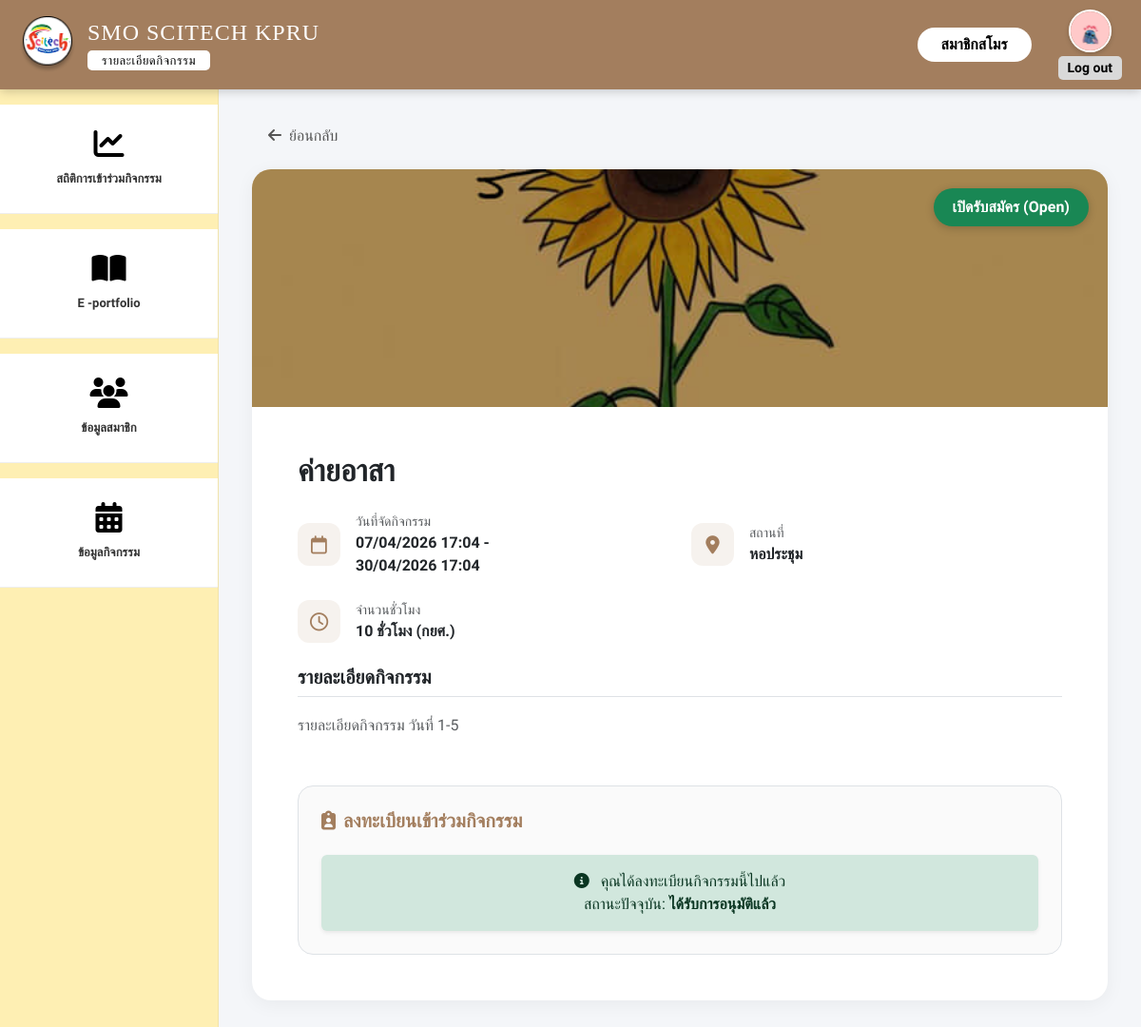
The page /participate_activity.php?id=11 (signed in) on the database its author committed.
### tables this page shows
CREATE TABLE `users` (
  `user_id` int(11) NOT NULL,
  `first_name` varchar(100) NOT NULL,
  `last_name` varchar(100) NOT NULL,
  `profile_image` varchar(255) DEFAULT 'default.png',
  `idstudent` varchar(191) DEFAULT NULL,
  `email` varchar(255) DEFAULT NULL,
  `phone` varchar(20) DEFAULT NULL COMMENT 'เบอร์โทรศัพท์',
  `about_me` text DEFAULT NULL,
  `password` varchar(255) NOT NULL,
  `academic_year` varchar(4) DEFAULT NULL,
  `year_level` varchar(50) DEFAULT NULL,
  `department` varchar(100) DEFAULT NULL,
  `reset_token` varchar(255) DEFAULT NULL,
  `reset_expiry` datetime DEFAULT NULL,
  `status` enum('active','inactive') NOT NULL DEFAULT 'active',
  `userrole` enum('executive','academic_officer','club_president','club_member') DEFAULT NULL,
  `membership_status` enum('member','no_member') NOT NULL DEFAULT 'no_member',
  `created_at` timestamp NOT NULL DEFAULT current_timestamp(),
  `deleted_at` datetime DEFAULT NULL,
  `hard_skill_computer` varchar(255) DEFAULT NULL,
  `comp_level` varchar(50) DEFAULT NULL,
  `hard_skill_lang` varchar(255) DEFAULT NULL,
  `lang_listen` varchar(50) DEFAULT NULL,
  `lang_speak` varchar(50) DEFAULT NULL,
  `lang_read` varchar(50) DEFAULT NULL,
  `lang_write` varchar(50) DEFAULT NULL
);

CREATE TABLE `activities` (
  `activity_id` int(11) NOT NULL,
  `title` varchar(255) NOT NULL,
  `description` text DEFAULT NULL,
  `location` varchar(255) DEFAULT NULL,
  `start_date` datetime NOT NULL,
  `end_date` datetime NOT NULL,
  `hours_count` int(11) DEFAULT 0 COMMENT 'จำนวนชั่วโมงกิจกรรม (สำหรับ Transcript กยศ.)',
  `cover_image` varchar(255) DEFAULT NULL,
  `status` enum('open','closed','completed') NOT NULL DEFAULT 'open',
  `created_by` int(11) NOT NULL COMMENT 'Link to users.user_id (ผู้สร้างกิจกรรม)',
  `created_at` timestamp NOT NULL DEFAULT current_timestamp(),
  `updated_at` timestamp NOT NULL DEFAULT current_timestamp() ON UPDATE current_timestamp(),
  `allowed_year_level` text DEFAULT NULL COMMENT 'ชั้นปีที่อนุญาตให้เข้าร่วม',
  `allowed_academic_year` text DEFAULT NULL COMMENT 'ปีการศึกษาที่อนุญาต',
  `allowed_department` text DEFAULT NULL COMMENT 'สาขาวิชาที่อนุญาต'
);

CREATE TABLE `activity_registrations` (
  `registration_id` int(11) NOT NULL,
  `user_id` int(11) NOT NULL,
  `activity_id` int(11) NOT NULL,
  `task_id` int(11) DEFAULT NULL COMMENT 'หน้าที่ที่เลือก (ถ้ามี)',
  `registration_status` enum('pending','approved','rejected','cancelled') NOT NULL DEFAULT 'pending',
  `participation_status` enum('waiting','passed','not_passed') DEFAULT 'waiting' COMMENT 'สถานะผลการเข้าร่วม (ผ่าน/ไม่ผ่าน) ตามข้อ 5.4',
  `registered_at` timestamp NOT NULL DEFAULT current_timestamp()
);

### participate_activity.php (the view, shortened to what this page needs)
<?php
include 'db.php';
$user_id = $_SESSION['user_id'];
$activity_id = isset($_GET['id']) ? intval($_GET['id']) : 0;
$stmt_profile = $conn->prepare("SELECT profile_image, first_name FROM users WHERE user_id = ?");
$stmt_profile->bind_param("i", $user_id);
$stmt_profile->execute();
$res_profile = $stmt_profile->get_result();
$user_data = $res_profile->fetch_assoc();
$profile_image = !empty($user_data['profile_image']) ? $user_data['profile_image'] : 'default.png';
$first_name = !empty($user_data['first_name']) ? $user_data['first_name'] : 'ผู้ใช้งาน';
$sql_act = "SELECT * FROM activities WHERE activity_id = ?";
$stmt = $conn->prepare($sql_act);
$stmt->bind_param("i", $activity_id);
$stmt->execute();
$activity = $stmt->get_result()->fetch_assoc();
$is_registered = false;
$reg_status = '';
$sql_check = "SELECT registration_status FROM activity_registrations WHERE user_id = ? AND activity_id = ? AND registration_status != 'cancelled'";
$stmt = $conn->prepare($sql_check);
$stmt->bind_param("ii", $user_id, $activity_id);
$stmt->execute();
$result_check = $stmt->get_result();
if ($result_check->num_rows > 0) {
    $is_registered = true;
    $reg_data = $result_check->fetch_assoc();
    $reg_status = $reg_data['registration_status'];
}
$cover_img = !empty($activity['cover_image']) ? 'uploads/covers/' . $activity['cover_image'] : '';
$gradients = [
    'linear-gradient(45deg, #A37E5E, #C7A68C)',
    'linear-gradient(45deg, #8E7057, #B4967C)',
    'linear-gradient(45deg, #6358E1, #8B83E6)',
    'linear-gradient(45deg, #FEEFB3, #F2D575)'
];
$current_gradient = $gradients[$activity['activity_id'] % 4];
$header_bg = $cover_img ? "url('$cover_img') center/cover" : $current_gradient;
?>
<!DOCTYPE html>
<html lang="th">
<head>
    <link href="https://cdn.jsdelivr.net/npm/bootstrap@5.3.0/dist/css/bootstrap.min.css" rel="stylesheet">
    <link href="https://cdnjs.cloudflare.com/ajax/libs/font-awesome/6.4.0/css/all.min.css" rel="stylesheet">
</head>
<body>
    <div class="wrapper">
        <nav class="top-navbar">
            <div class="brand-section">
                <img src="img/logo.png" alt="Logo" class="brand-logo">
                <div style="display: flex; flex-direction: column; align-items: flex-start; line-height: 1.2;">
                    <span class="brand-name">SMO SCITECH KPRU</span>
                    <span class="text-page-pill-btn mt-1">รายละเอียดกิจกรรม</span>
                </div>
            </div>
            <div class="d-flex align-items-center">
                <span class="d-none d-sm-block fw-bold me-2 login-pill-btn">
                    <?php echo htmlspecialchars($first_name); ?>
                </span>
                <div class="logout-area">
                    <a href="user_management.php">
                        <img src="uploads/profiles/<?php echo htmlspecialchars($profile_image); ?>" alt="Profile"
                            style="width: 45px; height: 45px; border-radius: 50%; object-fit: cover; border: 2px solid white; box-shadow: 0 2px 5px rgba(0,0,0,0.2);">
                    </a>
                    <a href="logout.php" class="logout-text mt-1">Log out</a>
                </div>
            </div>
        </nav>
        <div class="main-wrapper">
            <aside class="sidebar">
                <a href="report_activity.php" class="sidebar-item mt-3 mb-3">
                    <i class="fa-solid fa-chart-line"></i>
                    <span>สถิติการเข้าร่วมกิจกรรม</span>
                </a>
                <a href="e-portfolio.php" class="sidebar-item mb-3">
                    <i class="fa-solid fa-book-open"></i>
                    <span>E -portfolio</span>
                </a>
                <a href="user_management.php" class="sidebar-item mb-3">
                    <i class="fa-solid fa-users"></i>
                    <span>ข้อมูลสมาชิก</span>
                </a>
                <a href="activity.php" class="sidebar-item mb-3">
                    <i class="fa-solid fa-calendar-days"></i>
                    <span>ข้อมูลกิจกรรม</span>
                </a>
            </aside>
            <main class="content-area">
                <div class="max-w-900">
                    <a href="activity.php" class="btn btn-outline-custom mb-3 px-3">
                        <i class="fa-solid fa-arrow-left me-2"></i>ย้อนกลับ
                    </a>
                    <div class="card detail-card bg-white">
                        <div class="activity-header" style="background: <?php echo $header_bg; ?>;">
                            <div class="activity-header-overlay"></div>
                            <?php
                                $status_class = 'bg-success';
                                $status_text = 'เปิดรับสมัคร (Open)';
                            ?>
                            <span class="activity-badge <?php echo $status_class; ?>">
                                <?php echo $status_text; ?>
                            </span>
                        </div>
                        <div class="card-body p-4 p-md-5">
                            <h2 class="fw-bold mb-4 text-dark"><?php echo htmlspecialchars($activity['title']); ?></h2>
                            <div class="row g-4 mb-4">
                                <div class="col-md-6 d-flex align-items-center">
                                    <div class="icon-box me-3"><i class="fa-regular fa-calendar"></i></div>
                                    <div>
                                        <small class="text-muted d-block">วันที่จัดกิจกรรม</small>
                                        <strong class="text-dark">
                                            <?php echo date('d/m/Y H:i', strtotime($activity['start_date'])); ?> - <br>
                                            <?php echo date('d/m/Y H:i', strtotime($activity['end_date'])); ?>
                                        </strong>
                                    </div>
                                </div>
                                <div class="col-md-6 d-flex align-items-center">
                                    <div class="icon-box me-3"><i class="fa-solid fa-location-dot"></i></div>
                                    <div>
                                        <small class="text-muted d-block">สถานที่</small>
                                        <strong class="text-dark"><?php echo htmlspecialchars($activity['location'] ?? 'ไม่ระบุ'); ?></strong>
                                    </div>
                                </div>
                                <div class="col-md-6 d-flex align-items-center">
                                    <div class="icon-box me-3"><i class="fa-regular fa-clock"></i></div>
                                    <div>
                                        <small class="text-muted d-block">จำนวนชั่วโมง</small>
                                        <strong class="text-dark"><?php echo intval($activity['hours_count']); ?> ชั่วโมง (กยศ.)</strong>
                                    </div>
                                </div>
                            </div>
                            <h5 class="fw-bold mb-3 border-bottom pb-2 text-dark">รายละเอียดกิจกรรม</h5>
                            <p class="text-muted" style="line-height: 1.8;">
                                <?php echo nl2br(htmlspecialchars($activity['description'])); ?>
                            </p>
                            <div class="mt-5 p-4 rounded-4 border" style="background: #FAFAFA;">
                                <h5 class="fw-bold mb-4" style="color: var(--top-bar-bg);">
                                    <i class="fa-solid fa-clipboard-user me-2"></i>ลงทะเบียนเข้าร่วมกิจกรรม
                                </h5>
                                <?php if ($is_registered): ?>
                                    <?php
                                        $reg_alert = 'alert-warning'; $reg_msg = 'รอการอนุมัติ';
                                        if($reg_status == 'approved') { $reg_alert = 'alert-success'; $reg_msg = 'ได้รับการอนุมัติแล้ว'; }
                                    ?>
                                    <div class="alert <?php echo $reg_alert; ?> text-center mb-0 border-0 shadow-sm">
                                        <i class="fa-solid fa-info-circle me-2"></i> คุณได้ลงทะเบียนกิจกรรมนี้ไปแล้ว <br>
                                        สถานะปัจจุบัน: <strong><?php echo $reg_msg; ?></strong>
                                    </div>
                                <?php endif; ?>
                            </div>
                        </div>
                    </div>
                </div>
            </main>
        </div>
    </div>
</body>
</html>

### participate_activity.php (style rules this page uses)
:root { --top-bar-bg: #A37E5E; --yellow-sidebar: #FEEFB3; --light-bg: #F4F6F9; --btn-blue: #6358E1; --text-dark: #333333; }
body, html { height: 100%; margin: 0; font-family: 'Sarabun', sans-serif; background-color: var(--light-bg); overflow-x: hidden; }
.wrapper { display: flex; flex-direction: column; min-height: 100vh; }
.top-navbar { background-color: var(--top-bar-bg); min-height: 80px; display: flex; align-items: center; padding: 10px 20px; justify-content: space-between; color: white; box-shadow: 0 2px 10px rgba(0, 0, 0, 0.2); z-index: 100; position: sticky; top: 0; }
.brand-section { display: flex; align-items: center; gap: 12px; }
.brand-logo { width: 60px; height: 60px; }
.brand-name { font-size: clamp(16px, 4vw, 24px); font-family: serif; letter-spacing: 1px; white-space: nowrap; }
.text-page-pill-btn { background: white; color: black; padding: 3px 15px; border-radius: 5px; text-decoration: none; font-size: 13px; letter-spacing: 0.5px; font-weight: 500; }
.login-pill-btn { background: white; color: black; padding: 6px 25px; border-radius: 50px; text-decoration: none; font-weight: bold; font-size: 16px; transition: 0.3s; }
.logout-area { text-align: center; margin-left: 20px; }
.logout-text { color: #000; font-weight: bold; text-decoration: none; font-size: 14px; background: #D9D9D9; padding: 2px 10px; border-radius: 5px; display: block; }
.main-wrapper { display: flex; flex: 1; position: relative; }
.sidebar { width: 230px; background-color: var(--yellow-sidebar); flex-shrink: 0; display: flex; flex-direction: column; border-right: 1px solid rgba(0, 0, 0, 0.05); transition: 0.3s ease-in-out; z-index: 99; }
.sidebar-item { background: white; padding: 25px 10px; text-align: center; border-bottom: 1px solid #eee; text-decoration: none; color: #333; display: block; transition: all 0.3s ease; }
.sidebar-item i { font-size: 32px; display: block; margin-bottom: 8px; color: #000; }
.sidebar-item span { font-weight: bold; font-size: 13px; }
.content-area { flex-grow: 1; padding: 30px; }
.max-w-900 { max-width: 900px; margin: 0 auto; }
.btn-outline-custom { border-radius: 8px; color: #555; font-weight: 500; transition: 0.3s; }
.detail-card { border: none; border-radius: 20px; box-shadow: 0 4px 20px rgba(0, 0, 0, 0.05); margin-bottom: 30px; overflow: hidden; }
.activity-header { height: 250px; position: relative; }
.activity-header-overlay { position: absolute; top: 0; left: 0; right: 0; bottom: 0; background: rgba(0, 0, 0, 0.3); }
.activity-badge { position: absolute; top: 20px; right: 20px; padding: 8px 20px; border-radius: 30px; font-weight: bold; color: #fff; box-shadow: 0 2px 10px rgba(0,0,0,0.2); }
.icon-box { width: 45px; height: 45px; border-radius: 12px; background-color: rgba(163, 126, 94, 0.1); color: var(--top-bar-bg); display: flex; align-items: center; justify-content: center; font-size: 1.2rem; }

### rows shown on the page
users: first_name "สมาชิกสโมร", profile_image (picture)
activities: cover_image (picture), title "ค่ายอาสา", start_date "07/04/2026 17:04", end_date "30/04/2026 17:04", location "หอประชุม", hours_count "10", description "รายละเอียดกิจกรรม วันที่ 1-5"
activity_registrations: registration_status "ได้รับการอนุมัติแล้ว"

### other values the page prints
$status_text "เปิดรับสมัคร (Open)"
